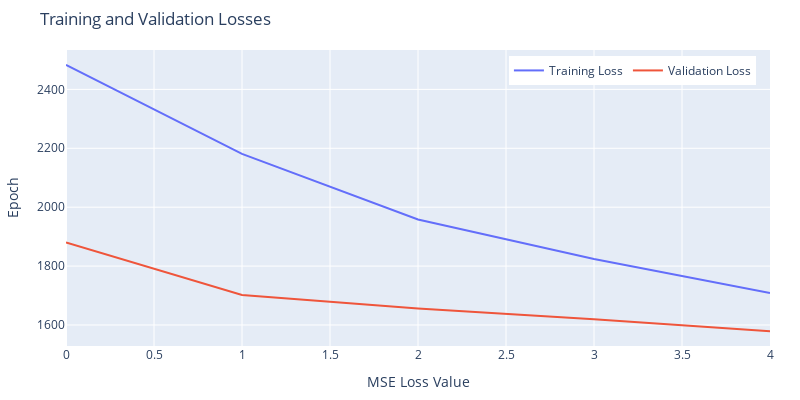

The code cell stored with this chart in its notebook:
### Code cell
def plotLosses(train_loss, validation_loss):
    epochs_list = np.arange(0, 50)
    fig = go.Figure()
    trace1 = go.Scatter(x=epochs_list, y=train_loss, name="Training Loss", mode="lines")
    trace2 = go.Scatter(x=epochs_list, y=validation_loss, name="Validation Loss", mode="lines")
    fig.add_trace(trace1)
    fig.add_trace(trace2)
    fig.update_layout(
        title = "Training and Validation Losses",
        xaxis_title = "MSE Loss Value",
        yaxis_title = "Epoch",
        width = 800,
        height = 400,
        margin = dict(l=40, r=30, t=50, b=30),
        legend = dict(
            orientation = "h",
            yanchor = "top",
            y = .98,
            xanchor = "right",
            x = .98
        ) 
    )
    fig.show()

plotLosses(train_history.history["loss"], train_history.history["val_loss"])

### Figure 1 — Plotly figure (JSON) as saved in the notebook; plotly's stock layout.template omitted (floating-point values rounded to 4 significant figures)
{"data": [{"mode": "lines", "name": "Training Loss", "type": "scatter", "x": [0, 1, 2, 3, 4, 5, 6, 7, 8, 9, 10, 11, 12, 13, 14, 15, 16, 17, 18, 19, 20, 21, 22, 23, 24, 25, 26, 27, 28, 29, 30, 31, 32, 33, 34, 35, 36, 37, 38, 39, 40, 41, 42, 43, 44, 45, 46, 47, 48, 49], "y": [2483.0, 2181.0, 1958.0, 1824.0, 1709.0]}, {"mode": "lines", "name": "Validation Loss", "type": "scatter", "x": [0, 1, 2, 3, 4, 5, 6, 7, 8, 9, 10, 11, 12, 13, 14, 15, 16, 17, 18, 19, 20, 21, 22, 23, 24, 25, 26, 27, 28, 29, 30, 31, 32, 33, 34, 35, 36, 37, 38, 39, 40, 41, 42, 43, 44, 45, 46, 47, 48, 49], "y": [1880.0, 1702.0, 1656.0, 1620.0, 1579.0]}], "layout": {"height": 400, "legend": {"orientation": "h", "x": 0.98, "xanchor": "right", "y": 0.98, "yanchor": "top"}, "margin": {"b": 30, "l": 40, "r": 30, "t": 50}, "title": {"text": "Training and Validation Losses"}, "width": 800, "xaxis": {"title": {"text": "MSE Loss Value"}}, "yaxis": {"title": {"text": "Epoch"}}}}
